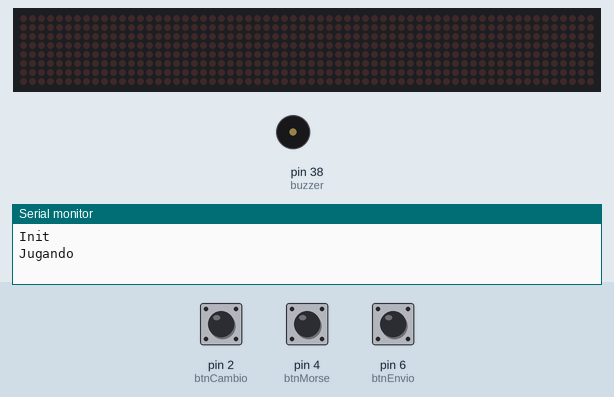
This sketch was run on a simulated Arduino Mega 2560, built with avr-gcc and run on an emulated ATmega2560. Shown: 64×8 LED matrix, buzzer (waves = sounding), the last lines printed to the serial monitor. The inputs (shaded band) are chosen by the test bench; at power-on: pin 4 (btnMorse) LOW, pin 2 (btnCambio) LOW, pin 6 (btnEnvio) LOW.

Above: at 1.2 s.
1.3 s: pin 4 (btnMorse) pulled HIGH for 0.15 s
At 1.5 s:
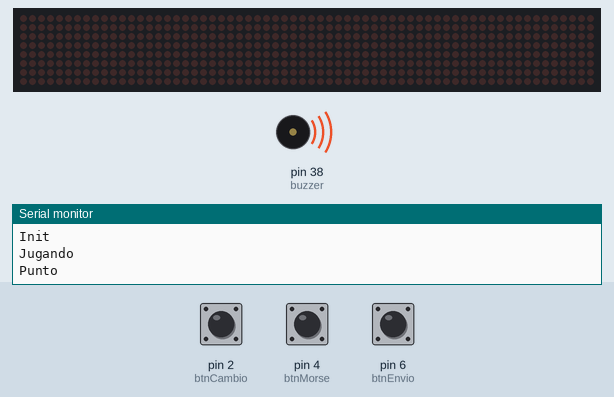
4.6 s: pin 4 (btnMorse) pulled HIGH for 1 s
At 6.4 s:
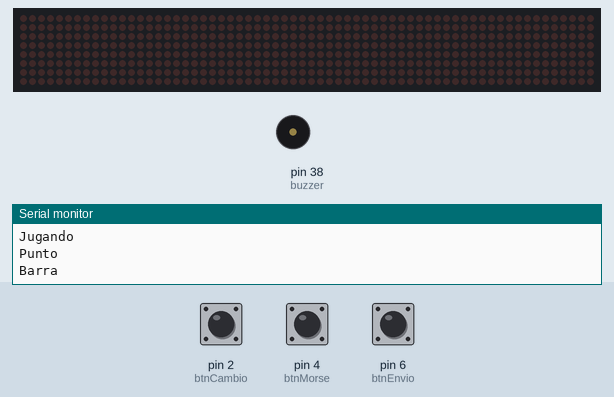
7.1 s: pin 4 (btnMorse) pulled HIGH for 3.2 s
At 10.52 s:
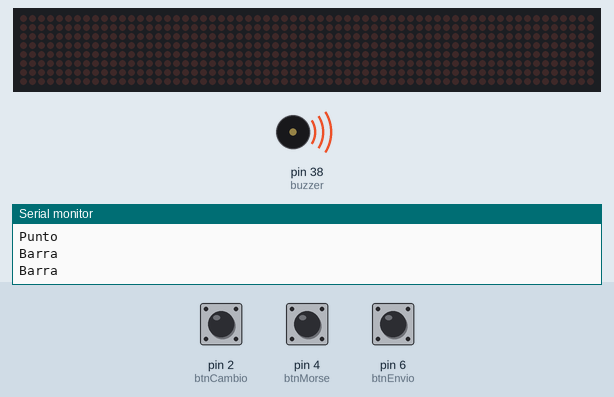
Timing chart, 0 to 12.2 s (numbered marks = the images above; inputs shaded):
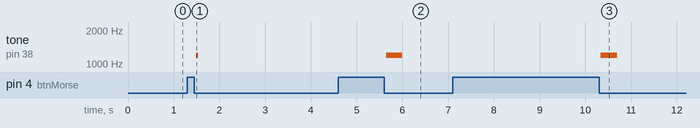

Measured:
- after the input at 1.3 s, tone on pin 38 (buzzer): silent → 1190 Hz after 0.19 s, → silent 0.04 s later
- after the input at 4.6 s, tone on pin 38 (buzzer): silent → 1190 Hz after 1.0 s, → silent 0.36 s later
- after the input at 7.1 s, tone on pin 38 (buzzer): silent → 1190 Hz after 3.2 s, → silent 0.36 s later

The sketch:

Morse.ino
```cpp
#include <LedControl.h>
#include <SoftwareSerial.h>
#include "letras.h"
#include "extras.h"

const int DIN = 10;
const int CS =  9;
const int CLK = 8;

const int btnCambio = 2;
const int btnMorse = 4;
const int btnEnvio = 6;

//const int buzzer = 38;
LedControl lc = LedControl(DIN, CLK, CS, 0);

String cadena;
String messageSend;
boolean estado = false;

//CONTROLES DEL BOTON
int buttonState = 0;     // current state of the button
int lastButtonState = 0; // previous state of the button
int startPressed = 0;    // the time button was pressed
int endPressed = 0;      // the time button was released
int timeHold = 0;        // the time button was hold
int timeReleased = 0;    // the time button was released

//CONTROLES DE CAMBIO
int buttonStateChange = 0;     // current state of the button
int lastButtonStateChange = 0; // previous state of the button
int startPressedChange = 0;    // the time button was pressed
int endPressedChange = 0;      // the time button was released
int timeHoldChange = 0;        // the time button was hold
int timeReleasedChange = 0;    // the time button was released

//Morse controller
short messageMorse[5] = {0,0,0,0,0};
int contador = 0;
boolean termino = false;

void setup() {
  lc.shutdown(0, false);
  lc.setIntensity(0, 10);
  lc.clearDisplay(0);
  Serial.begin(9600);
  //Serial1.begin(115200);
  pinMode(buzzer, OUTPUT);
  pinMode(btnMorse, INPUT);
  pinMode(btnCambio, INPUT);
  pinMode(btnEnvio, INPUT);
  Serial.println("Init");
  //cancion();
}

void loop() {
  cadena = "HOLA GRUPO 4";
  menu();
}

void menu(){
  leerBoton();
  if(!estado){
    //cadena = "HOLA GRUPO 4";
    //mensajeInicial();
    Serial.println("Jugando");
    cadena = "ABCDEFG";
    jugar(cadena);
    Serial.println("Fin");
  }
  /*else if(Serial1.available()){
    String data = Serial1.readString();
    Serial.println(data);
    if(data.charAt(0) == '1'){
      estado = false;
      cadena = data.substring(1);
      imprimirCadena();
    }
    else{
      jugar(data);
    }
  }*/
  else{
    leerMorse();
  }
}

boolean leerBoton(){
  if(digitalRead(btnCambio) == HIGH){
    delay(150);
    if(digitalRead(btnCambio) == HIGH){
      if(!estado){
        lc.clearDisplay(0);
        messageSend = "";
      }
      estado = !estado;
      Serial.println("Press");
      return true;
    }
  }
  if(Serial1.available()){
    estado = true;
    return true;
  }
  return false;
}

void leerMorse(){
  buttonState = digitalRead(btnMorse); // Leer el boton
  if (buttonState != lastButtonState) { // Verificar si el estado del boton cambio
    updateState();
  }
  lastButtonState = buttonState;        // Guardar el estado actual del boton

  buttonStateChange = digitalRead(btnEnvio);
  if(buttonStateChange != lastButtonStateChange){
    updateStateChange();
  }
  lastButtonStateChange = buttonStateChange;
}

void leerMorseJugando(){
  buttonState = digitalRead(btnMorse); // Leer el boton
  if (buttonState != lastButtonState) { // Verificar si el estado del boton cambio
    updateState();
  }
  lastButtonState = buttonState;        // Guardar el estado actual del boton
  buttonStateChange = digitalRead(btnEnvio);
  if(buttonStateChange != lastButtonStateChange){
    updateStateChangeMorse();
  }
  lastButtonStateChange = buttonStateChange;
}

void updateState(){
  if(buttonState == HIGH){
    startPressed = millis();
    timeReleased = startPressed - endPressed;
  }
  else{
    endPressed = millis();
    timeHold = endPressed - startPressed;
    if(timeHold < 250){
      Serial.println("Punto");
      messageMorse[contador] = 1;
      buzz(buzzer, 1200, 700 / 16);
    }
    else{
      Serial.println("Barra");
      messageMorse[contador] = 2;
      buzz(buzzer, 1200, 700 / 2);
    }
    startPressed = millis();
    contador = contador == 4 ? 0 : contador + 1;
  }
}

void updateStateChange(){
  if(buttonStateChange == HIGH){
    startPressedChange = millis();
    timeReleasedChange = startPressedChange - endPressedChange;
  }
  else{
    endPressedChange = millis();
    timeHoldChange = endPressedChange - startPressedChange;
    if(timeHoldChange < 400){
      convertMorseToAscii();
      Serial.println(messageSend);
    }
    else{
      convertMorseToAscii();
      Serial.println(messageSend);
      Serial1.println(messageSend);
      messageSend = "";
      estado = false;
    }
    cleanMorse();
    contador = 0;
  }
}

void updateStateChangeMorse(){
  if(buttonStateChange == HIGH){
    startPressedChange = millis();
    timeReleasedChange = startPressedChange - endPressedChange;
  }
  else{
    endPressedChange = millis();
    timeHoldChange = endPressedChange - startPressedChange;
    contador = 0;
    termino = true;
  }
}

void jugar(String message){
  int puntaje = 0;
  for(int i = 0; i < message.length(); i++){
    int ascii = cadena.charAt(i);
    int a = -1;
    boolean isletter = true;
    if (ascii == 32) {
      a = 26;
    } else if (65 <= ascii && ascii <= 90) {
      a = ascii - 65;
    } else if (48 <= ascii && ascii <= 57) {
      a = ascii - 48;
      isletter = false;
    } else{
      continue;
    }

    if(isletter){
      displayArray(letrasNormales[a]);
      jugando(letrasMorse[a],&puntaje);
    }
    else{
      displayArray(numerosNormales[a]);
      jugando(numeroMorse[a],&puntaje);
    }
    displayArray(letrasNormales[26]);
  }
  //Enviar puntaje a Server
  Serial.println(puntaje);
}

void jugando(short correcto[5], int *puntaje){
  startPressed = millis();
  endPressed = millis();
  while (!termino && endPressed - startPressed < 8000)
  {
    leerMorseJugando();
    endPressed = millis();
  }
  if(compare(correcto,messageMorse)){
    *puntaje = *puntaje + 1;
  }
  Serial.println(*puntaje);
  termino = false;
  contador = 0;
  cleanMorse();
}

boolean imprimirMorse(byte arreglo[][8], int a, short morse[][5]){
  for(int j = 0; j < 17; j++){
    if(j < 8){
      displayBin();
      desplazar(arreglo[a][j]);
    }
    else{
      displayBin();
      desplazar(B00000000);
    }
    if(j == 8){
      delay(150);
    }
    if(leerBoton())
      return true;
    delay(25);

    for(int m = 0; m < 5; m++){
      if(morse[a][m] == 1){ //Punto
        for(int j = 0; j < 17; j++){
          if(j < 8){
            displayBin();
            desplazar(punto[j]);
          }
          else
          {
            displayBin();
            desplazar(B00000000);
          }
          if( j == 8){
            buzz(buzzer,1200,700/4);
          }
          if(leerBoton()){
            return true;
          }
          delay(25);
        }
      }
      else if(morse[a][m] == 2){ //Barra
        for(int j = 0; j < 17; j++){
          if(j < 8){
            displayBin();
            desplazar(guiyon[j]);
          }
          else
          {
            displayBin();
            desplazar(B00000000);
          }
          if(j == 8){
            buzz(buzzer,1200,600);
          }
          if(leerBoton()){
            return true;
          }
          delay(25);
        }
      }
    }
  }
  return false;
}

void imprimirCadena() {
  for (int i = 0; i < cadena.length(); i++) {
    int ascii = (int) cadena.charAt(i);
    int a = -1;
    boolean isletter = true;
    if (ascii == 32) {
      a = 26;
    } else if (65 <= ascii && ascii <= 90) {
      a = ascii - 65;
    } else if (48 <= ascii && ascii <= 57) {
      a = ascii - 48;
      isletter = false;
    } else{
      continue;
    }

    if(isletter){
      if(imprimirMorse(letrasNormales,a,letrasMorse))
        return;
    }
    else{
      if(imprimirMorse(numerosNormales,a,numeroMorse))
        return;
    }
    for (int i = 0; i < 8; i++) {
      desplazamientoHor[i] = B00000000;
    }
  }
}

boolean imprimirInicial(byte arreglo[][8], int a, short morse[][5]){
  for(int j = 0; j < 17; j++){
    if(j < 8){
      displayBin();
      desplazar(arreglo[a][j]);
    }
    else{
      displayBin();
      desplazar(B00000000);
    }
    if(j == 8){
      for(int m = 0; m < 5; m++){
        if(morse[a][m] == 1){
           buzz(buzzer,1200,700/4);
           delay(250);
        }
        else if(morse[a][m] == 2){
          buzz(buzzer,1200,600);
          delay(250);
        }
        if(leerBoton()){
            return true;
        }
      }
    }
    if(leerBoton()){
      return true;
    }
    delay(25);
  }
  return false;
}

void mensajeInicial(){
  for (int i = 0; i < cadena.length(); i++) {
    int ascii = (int) cadena.charAt(i);
    int a = -1;
    boolean isletter = true;
    if (ascii == 32) {
      a = 26;
    } else if (65 <= ascii && ascii <= 90) {
      a = ascii - 65;
    } else if (97 <= ascii && ascii <= 122) {
      a = ascii - 70;
    } else if (48 <= ascii && ascii <= 57) {
      a = ascii - 48;
      isletter = false;
    } else{
      continue;
    }

    if(isletter){
      if(imprimirInicial(letrasNormales,a,letrasMorse))
        return;
    }
    else{
      if(imprimirInicial(numerosNormales,a,numeroMorse))
        return;
    }
    for (int i = 0; i < 8; i++) {
      desplazamientoHor[i] = B00000000;
    }
  }
}

void buzz(int targetPin, long frequency, long length) {
  digitalWrite(buzzer, HIGH);
  long delayValue = 1000000 / frequency / 2;
  long numCycles = frequency * length / 1000;
  int x = millis();
  for (long i = 0; i < numCycles; i++) {
    digitalWrite(targetPin, HIGH);
    delayMicroseconds(delayValue);
    digitalWrite(targetPin, LOW);
    delayMicroseconds(delayValue);
  }
  digitalWrite(buzzer, LOW);
}

void displayBin(){
  for (int x = 8; x >= 0; x--) {
    lc.setRow(0, x, desplazamientoHor[x]);
  }
}

void displayArray(byte ascii[8]){
  for(size_t x = 0; x < 8; x++){
    lc.setRow(0,x,desplazamientoHor[x]);
  }
}

void desplazar(byte meter) {
  for (int i = 0; i < 8; i++) {
    if (i == 7) {
      desplazamientoHor[7] = meter;
    } else {
      desplazamientoHor[i] = desplazamientoHor[i + 1];
    }
  }
}

void cleanMorse(){
  for(size_t i = 0; i < 5; i++){
    messageMorse[i] = 0;
  }
}

void convertMorseToAscii(){
  for(int i = 0; i < 26; i++){
    if(compare(messageMorse,letrasMorse[i])){
      messageSend += (char)(i + 65);
      return;
    }
  }
  for(int i = 0; i < 10; i++){
    if(compare(messageMorse,numeroMorse[i])){
      messageSend += (char)(i + 48);
      return;
    }
  }
}

boolean compare(short cadena1[5], short cadena2[5]){
  for(size_t i = 0; i < 5; i++){
    if(cadena1[i] != cadena2[i])
      return false;
  }
  return true;
}
```

extras.h
```cpp
#define NOTE_B0  31
#define NOTE_C1  33
#define NOTE_CS1 35
#define NOTE_D1  37
#define NOTE_DS1 39
#define NOTE_E1  41
#define NOTE_F1  44
#define NOTE_FS1 46
#define NOTE_G1  49
#define NOTE_GS1 52
#define NOTE_A1  55
#define NOTE_AS1 58
#define NOTE_B1  62
#define NOTE_C2  65
#define NOTE_CS2 69
#define NOTE_D2  73
#define NOTE_DS2 78
#define NOTE_E2  82
#define NOTE_F2  87
#define NOTE_FS2 93
#define NOTE_G2  98
#define NOTE_GS2 104
#define NOTE_A2  110
#define NOTE_AS2 117
#define NOTE_B2  123
#define NOTE_C3  131
#define NOTE_CS3 139
#define NOTE_D3  147
#define NOTE_DS3 156
#define NOTE_E3  165
#define NOTE_F3  175
#define NOTE_FS3 185
#define NOTE_G3  196
#define NOTE_GS3 208
#define NOTE_A3  220
#define NOTE_AS3 233
#define NOTE_B3  247
#define NOTE_C4  262
#define NOTE_CS4 277
#define NOTE_D4  294
#define NOTE_DS4 311
#define NOTE_E4  330
#define NOTE_F4  349
#define NOTE_FS4 370
#define NOTE_G4  392
#define NOTE_GS4 415
#define NOTE_A4  440
#define NOTE_AS4 466
#define NOTE_B4  494
#define NOTE_C5  523
#define NOTE_CS5 554
#define NOTE_D5  587
#define NOTE_DS5 622
#define NOTE_E5  659
#define NOTE_F5  698
#define NOTE_FS5 740
#define NOTE_G5  784
#define NOTE_GS5 831
#define NOTE_A5  880
#define NOTE_AS5 932
#define NOTE_B5  988
#define NOTE_C6  1047
#define NOTE_CS6 1109
#define NOTE_D6  1175
#define NOTE_DS6 1245
#define NOTE_E6  1319
#define NOTE_F6  1397
#define NOTE_FS6 1480
#define NOTE_G6  1568
#define NOTE_GS6 1661
#define NOTE_A6  1760
#define NOTE_AS6 1865
#define NOTE_B6  1976
#define NOTE_C7  2093
#define NOTE_CS7 2217
#define NOTE_D7  2349
#define NOTE_DS7 2489
#define NOTE_E7  2637
#define NOTE_F7  2794
#define NOTE_FS7 2960
#define NOTE_G7  3136
#define NOTE_GS7 3322
#define NOTE_A7  3520
#define NOTE_AS7 3729
#define NOTE_B7  3951
#define NOTE_C8  4186
#define NOTE_CS8 4435
#define NOTE_D8  4699
#define NOTE_DS8 4978
#define REST      0


// change this to make the song slower or faster
int tempo = 120;

// change this to whichever pin you want to use
int buzzer = 38;

int melody[] = {

  // Dart Vader theme (Imperial March) - Star wars
  // Score available at https://musescore.com/user/202909/scores/1141521
  // The tenor saxophone part was used

  NOTE_A4,-4, NOTE_A4,-4, NOTE_A4,16, NOTE_A4,16, NOTE_A4,16, NOTE_A4,16, NOTE_F4,8, REST,8,
  NOTE_A4,-4, NOTE_A4,-4, NOTE_A4,16, NOTE_A4,16, NOTE_A4,16, NOTE_A4,16, NOTE_F4,8, REST,8,
  NOTE_A4,4, NOTE_A4,4, NOTE_A4,4, NOTE_F4,-8, NOTE_C5,16,

  NOTE_A4,4, NOTE_F4,-8, NOTE_C5,16, NOTE_A4,2,//4
  NOTE_E5,4, NOTE_E5,4, NOTE_E5,4, NOTE_F5,-8, NOTE_C5,16,
  NOTE_A4,4, NOTE_F4,-8, NOTE_C5,16, NOTE_A4,2,

  NOTE_A5,4, NOTE_A4,-8, NOTE_A4,16, NOTE_A5,4, NOTE_GS5,-8, NOTE_G5,16, //7
  NOTE_DS5,16, NOTE_D5,16, NOTE_DS5,8, REST,8, NOTE_A4,8, NOTE_DS5,4, NOTE_D5,-8, NOTE_CS5,16,

  NOTE_C5,16, NOTE_B4,16, NOTE_C5,16, REST,8, NOTE_F4,8, NOTE_GS4,4, NOTE_F4,-8, NOTE_A4,-16,//9
  NOTE_C5,4, NOTE_A4,-8, NOTE_C5,16, NOTE_E5,2,

  NOTE_A5,4, NOTE_A4,-8, NOTE_A4,16, NOTE_A5,4, NOTE_GS5,-8, NOTE_G5,16, //7
  NOTE_DS5,16, NOTE_D5,16, NOTE_DS5,8, REST,8, NOTE_A4,8, NOTE_DS5,4, NOTE_D5,-8, NOTE_CS5,16,

  NOTE_C5,16, NOTE_B4,16, NOTE_C5,16, REST,8, NOTE_F4,8, NOTE_GS4,4, NOTE_F4,-8, NOTE_A4,-16,//9
  NOTE_A4,4, NOTE_F4,-8, NOTE_C5,16, NOTE_A4,2,

};
// sizeof gives the number of bytes, each int value is composed of two bytes (16 bits)
// there are two values per note (pitch and duration), so for each note there are four bytes
int notes = sizeof(melody) / sizeof(melody[0]) / 2;

// this calculates the duration of a whole note in ms
int wholenote = (60000 * 4) / tempo;

int divider = 0, noteDuration = 0;

void cancion() {
  // iterate over the notes of the melody.
  // Remember, the array is twice the number of notes (notes + durations)
  for (int thisNote = 0; thisNote < notes * 2; thisNote = thisNote + 2) {

    // calculates the duration of each note
    divider = melody[thisNote + 1];
    if (divider > 0) {
      // regular note, just proceed
      noteDuration = (wholenote) / divider;
    } else if (divider < 0) {
      // dotted notes are represented with negative durations!!
      noteDuration = (wholenote) / abs(divider);
      noteDuration *= 1.5; // increases the duration in half for dotted notes
    }

    // we only play the note for 90% of the duration, leaving 10% as a pause
    tone(buzzer, melody[thisNote], noteDuration * 0.9);

    // Wait for the specief duration before playing the next note.
    delay(noteDuration);

    // stop the waveform generation before the next note.
    noTone(buzzer);
  }
}
```

Source omitted: letras.h (10314 bytes)
